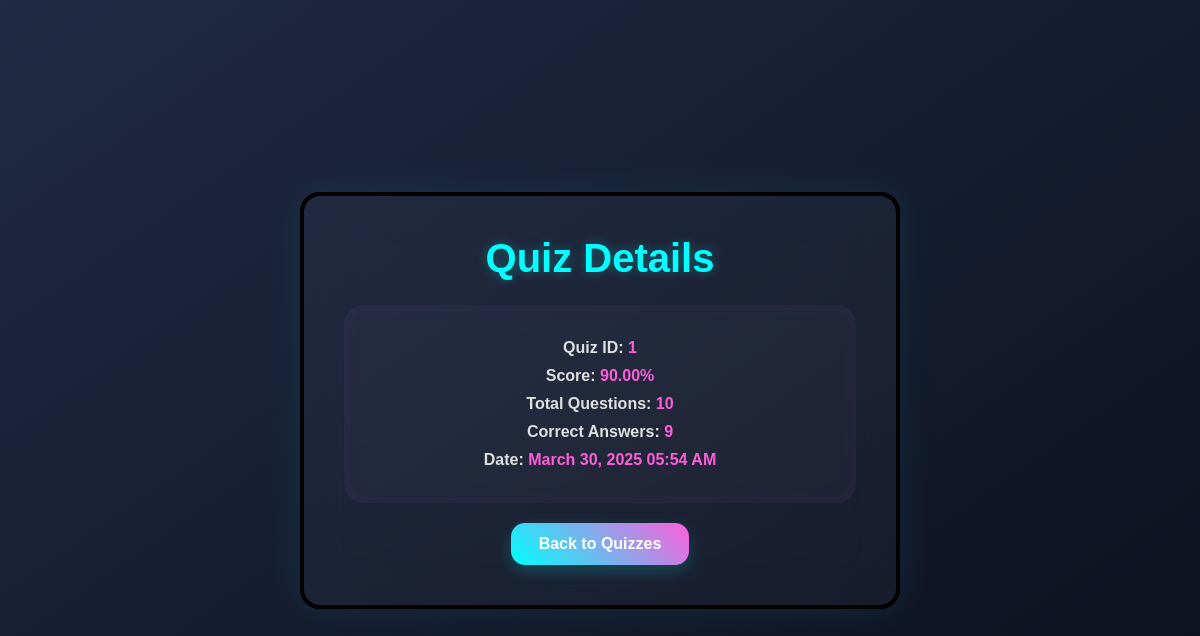
/quiz_detail.php?id=1, run on the app's committed database.
### tables this page shows
CREATE TABLE `quiz_results` (
  `id` int(11) NOT NULL,
  `user_id` int(11) NOT NULL,
  `score` decimal(5,2) NOT NULL,
  `total_questions` int(11) NOT NULL,
  `correct_answers` int(11) NOT NULL,
  `timestamp` timestamp NOT NULL DEFAULT current_timestamp()
);

### quiz_detail.php (the view, shortened to what this page needs)
<?php
$servername = "localhost";
$username = "root";
$password = "";
$dbname = "ai_career_hub";
$conn = new mysqli($servername, $username, $password, $dbname);
$quiz_id = intval($_GET['id']);
$query = "SELECT * FROM quiz_results WHERE id = ?";
$stmt = $conn->prepare($query);
$stmt->bind_param("i", $quiz_id);
$stmt->execute();
$result = $stmt->get_result();
$quiz = $result->fetch_assoc();
?>
<!DOCTYPE html>
<html lang="en">
<head>
</head>
<body>
  <div class="container">
    <h1>Quiz Details</h1>
    <div class="quiz-details">
      <p><strong>Quiz ID:</strong> <span class="highlight"><?php echo $quiz['id']; ?></span></p>
      <p><strong>Score:</strong> <span class="highlight"><?php echo $quiz['score']; ?>%</span></p>
      <p><strong>Total Questions:</strong> <span class="highlight"><?php echo $quiz['total_questions']; ?></span></p>
      <p><strong>Correct Answers:</strong> <span class="highlight"><?php echo $quiz['correct_answers']; ?></span></p>
      <p><strong>Date:</strong> <span class="highlight"><?php echo date('F j, Y h:i A', strtotime($quiz['timestamp'])); ?></span></p>
    </div>
    <a href="interviewpage.php" class="back-btn">Back to Quizzes</a>
  </div>
</body>
</html>

### quiz_detail.php (style rules this page uses)
* { margin: 0; padding: 0; box-sizing: border-box; font-family: 'Poppins', sans-serif; }
body { background: linear-gradient(145deg, #202a44, #0c0f1c); color: #f5f5f5; display: flex; justify-content: center; align-items: center; min-height: 100vh; overflow: hidden; position: relative; }
.container { background: rgba(255, 255, 255, 0.03); padding: 40px; border-radius: 20px; border: 4px solid black; box-shadow: 0 0 40px rgba(0, 255, 255, 0.08); text-align: center; backdrop-filter: blur(24px); max-width: 600px; width: 90%; z-index: 2; }
h1 { font-size: 2.5rem; margin-bottom: 24px; color: #00ffff; text-shadow: 0 0 12px rgba(0, 255, 255, 0.3); }
.quiz-details { background: rgba(255, 255, 255, 0.025); border-radius: 20px; padding: 24px; margin-bottom: 20px; box-shadow: inset 0 0 18px rgba(138, 43, 226, 0.1); }
.quiz-details p { margin: 10px 0; font-size: 1rem; color: #e0e0e0; }
.highlight { color: #ff5edb; font-weight: 600; }
.back-btn { background: linear-gradient(45deg, #00ffff, #ff5edb); color: #fff; padding: 12px 28px; border: none; border-radius: 14px; font-weight: 600; text-decoration: none; box-shadow: 0 6px 18px rgba(0, 255, 255, 0.2); transition: all 0.3s ease; display: inline-block; }

### data on the page
quiz_results: id "1", score "90.00", total_questions "10", correct_answers "9", timestamp "March 30, 2025 05:54 AM"
